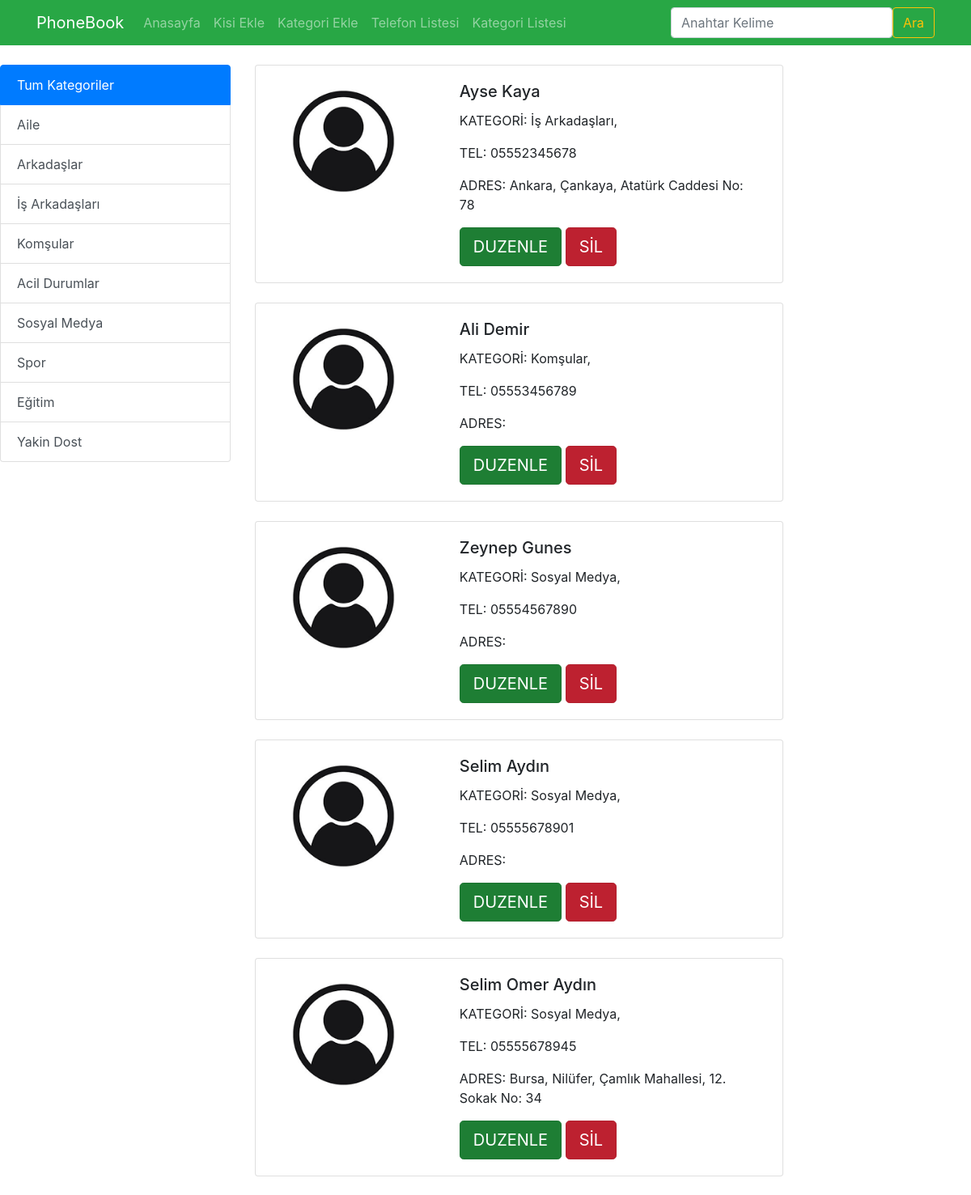
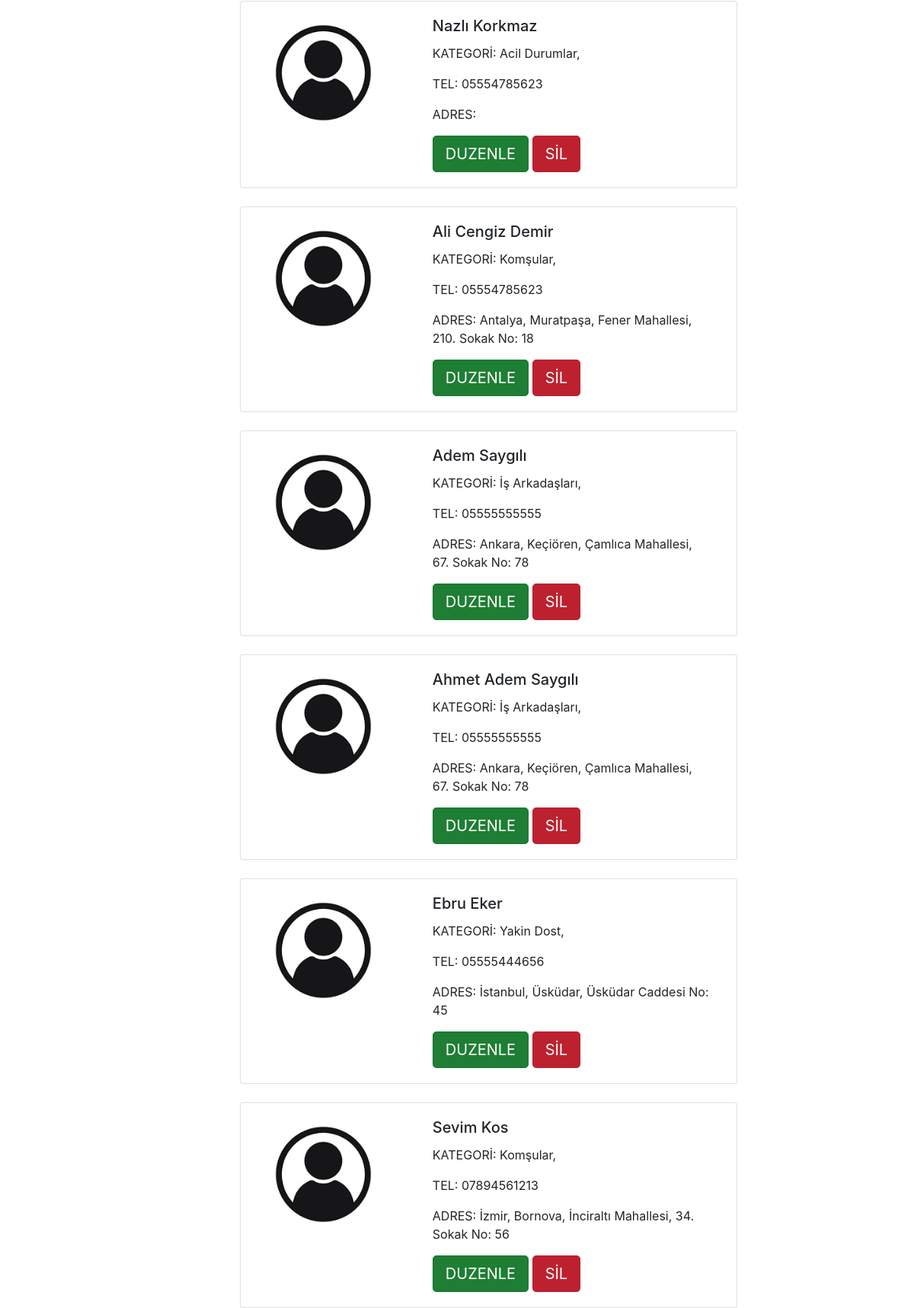
Screenshot of /phone-books/ with the database file from the repository (2 pictures, top to bottom).
### phone_books/models.py (models this page shows, shortened)
class Category(models.Model):
    name = models.CharField(max_length=200)
    class Meta:
        verbose_name = "Kategori"
        verbose_name_plural = "Kategoriler"

class PhoneBook(models.Model):
    ad = models.CharField(max_length=200)
    soyad = models.CharField(max_length=200)
    tel = models.CharField(max_length=11)
    email = models.EmailField(max_length=250, blank=True, null=True)
    image = models.ImageField(upload_to="phone_book_image", verbose_name="Kapak Fotografı")
    adres = models.TextField(max_length=500, blank=True, null=True)
    category = models.ManyToManyField(Category, related_name="phone_books")
    slug = models.SlugField(max_length=270, unique=True, editable=False)
    class Meta:
        verbose_name = "Kişi"
        verbose_name_plural = "Kişiler"

### phone_books/views.py (the view)
# urls.py: path("phone-books/", include("phone_books.urls")),
def phone_books(request):
    kisiler = PhoneBook.objects.all()
    categories = Category.objects.all()
    context = {
        'kisiler': kisiler,
        'categories': categories,
    }
    return render(request, "phone-books.html", context)

### templates/phone-books.html (shortened to what this page needs)
<!DOCTYPE html>
<html lang="en">
<head>
    {% block css_files %}
    <link rel="stylesheet" href="https://cdn.jsdelivr.net/npm/bootstrap@4.4.1/dist/css/bootstrap.min.css">
{% endblock %}
</head>
<body>
    {% include 'partials/nav.html' %}
    <div class="d-flex">
      <div class="list-group col-3 mt-4">
      <a href="/phone-books" class="list-group-item list-group-item-action active" aria-current="true">
        Tum Kategoriler
      </a>
      {% for kategori in categories %}
      <a href="{% url 'person_by_category' kategori.id %}" class="list-group-item list-group-item-action">{{kategori.name}}</a>
      {% endfor %}
    </div>
    <div class="container">
      {% for kisi in kisiler%}
      {% include 'partials/persons.html' %}
      {% endfor%}
    </div>
    </div>
</body>
</html>

### templates/partials/nav.html (shortened to what this page needs)
<nav class="navbar navbar-expand-lg bg-success navbar-dark">
    <div class="container">
        <a href="" class="navbar-brand">PhoneBook</a>
        <div class="collapse navbar-collapse" id="navbar">
            <ul class="navbar-nav me-auto">
                <li class="nav-item">
                    <a href="{% url 'phone_books' %}" class="nav-link">Anasayfa</a>
                </li>
                    <li class="nav-item">
                        <a href='{% url "create_person" %}' class="nav-link">Kisi Ekle</a>
                    </li>
                    <li class="nav-item">
                        <a href='{% url "create_category" %}' class="nav-link">Kategori Ekle</a>
                    </li>
                    <li class="nav-item">
                        <a href='{% url "phone_book_list" %}' class="nav-link">Telefon Listesi</a>
                    </li>
                    <li class="nav-item">
                        <a href='{% url "category_list" %}' class="nav-link">Kategori Listesi</a>
                    </li>
            </ul>
        </div>
        <form action="{% url 'search' %}" class="d-flex">
            <input type="text" class="form-control me-1" name="q" placeholder="Anahtar Kelime">
            <button type="submit" class="btn btn-outline-warning">Ara</button>
        </form>
    </div>
</nav>

### templates/partials/persons.html (shortened to what this page needs)
{% block css_files %}
    <link rel="stylesheet" href="https://cdn.jsdelivr.net/npm/bootstrap@4.4.1/dist/css/bootstrap.min.css">
{% endblock %}
<div class="card mt-4 col-9" >
    <div class="row g-0">
      <div class="col-md-4">
        <img src={{kisi.image}} class="img-fluid rounded-start" alt={{kisi.ad}}>
      </div>
      <div class="col-md-8">
        <div class="card-body">
          <h5 class="card-title">{{kisi.ad}} {{kisi.soyad}}</h5>
          <p class="card-text">KATEGORİ: {% for categor in kisi.category.all %}
            {{ categor.name }},
        {% endfor %}</p>
          <p class="card-text">TEL: 0{{kisi.tel}}</p>
          <p class="card-text">ADRES: {{kisi.adres}}</p>
          <div class="grid gap-5">
            <a href="{% url 'phone_book_edit' kisi.id %}" class="btn btn-success btn-lg active" role="button" aria-pressed="true">DUZENLE</a>
            <a href="{% url 'phone_book_delete' kisi.id %}" class="btn btn-danger btn-lg active" role="button" aria-pressed="true">SİL</a>
        </div>
        </div>
      </div>
    </div>
  </div>

### rows the page displays
Category: name "Aile"
Category: name "Arkadaşlar"
Category: name "İş Arkadaşları"
Category: name "Komşular"
Category: name "Acil Durumlar"
Category: name "Sosyal Medya"
Category: name "Spor"
Category: name "Eğitim"
Category: name "Yakin Dost"
PhoneBook: image (placeholder picture), ad "Ayse", soyad "Kaya", tel "5552345678", adres "Ankara, Çankaya, Atatürk Caddesi No: 78"
PhoneBook: image (placeholder picture), ad "Ali", soyad "Demir", tel "5553456789"
PhoneBook: image (placeholder picture), ad "Zeynep", soyad "Gunes", tel "5554567890"
PhoneBook: image (placeholder picture), ad "Selim", soyad "Aydın", tel "5555678901"
PhoneBook: image (placeholder picture), ad "Selim Omer", soyad "Aydın", tel "5555678945", adres "Bursa, Nilüfer, Çamlık Mahallesi, 12. Sokak No: 34"
PhoneBook: image (placeholder picture), ad "Nazlı", soyad "Korkmaz", tel "5554785623"
PhoneBook: image (placeholder picture), ad "Ali Cengiz", soyad "Demir", tel "5554785623", adres "Antalya, Muratpaşa, Fener Mahallesi, 210. Sokak No: 18"
PhoneBook: image (placeholder picture), ad "Adem", soyad "Saygılı", tel "5555555555", adres "Ankara, Keçiören, Çamlıca Mahallesi, 67. Sokak No: 78"
PhoneBook: image (placeholder picture), ad "Ahmet Adem", soyad "Saygılı", tel "5555555555", adres "Ankara, Keçiören, Çamlıca Mahallesi, 67. Sokak No: 78"
PhoneBook: image (placeholder picture), ad "Ebru", soyad "Eker", tel "5555444656", adres "İstanbul, Üsküdar, Üsküdar Caddesi No: 45"
PhoneBook: image (placeholder picture), ad "Sevim", soyad "Kos", tel "7894561213", adres "İzmir, Bornova, İnciraltı Mahallesi, 34. Sokak No: 56"
